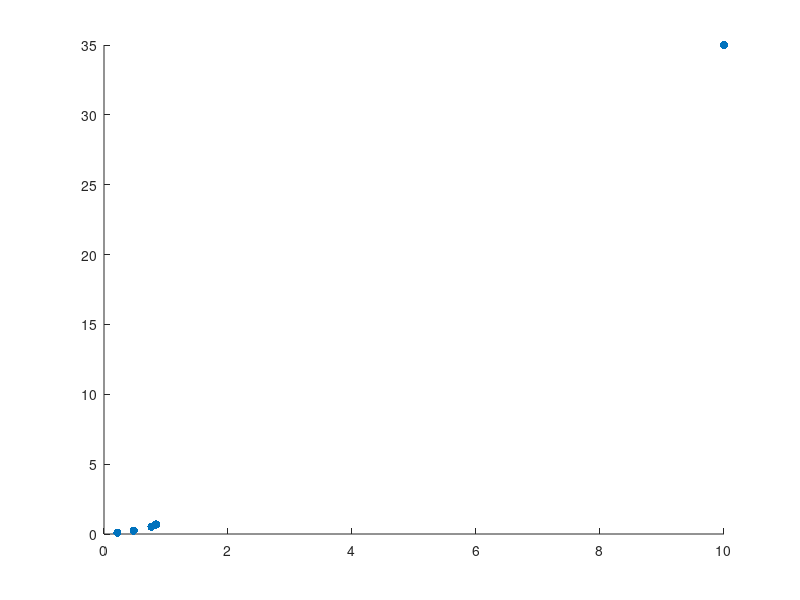

This figure's MATLAB source:
% Solve 2-firm cournot model with:
% C(q_i) = 0.5*c_i*q_i^2 for i = 1,2
% P(Q) = Q^(-1/eta)

c = [0.6; 0.8];
eta = 1.6;
e = -1/eta;

tol = 1e-5;
maxit = 1000;
q = [10; 35];

for i = 1:maxit
    q_store(:,i) = q;
    % FOC system
    fval = sum(q)^e + e*sum(q)^(e-1)*q - diag(c)*q;
    % Jacobian
    fjac = e*sum(q)^(e-1)*ones(2,2) + e*sum(q)^(e-1)*eye(2) + ...
        (e-1)*e*sum(q)^(e-2)*q*[1 1] - diag(c);
    % Newton step
    q = q - fjac\fval;
    % Break if within tolerance
    if norm(fval) < tol
        break
    end
end
q_store(:,i+1) = q;
disp(['Converged to solution q = ' mat2str(q,4) ' in ' num2str(i) ' iterations.']);
scatter(q_store(1,:),q_store(2,:),'filled');